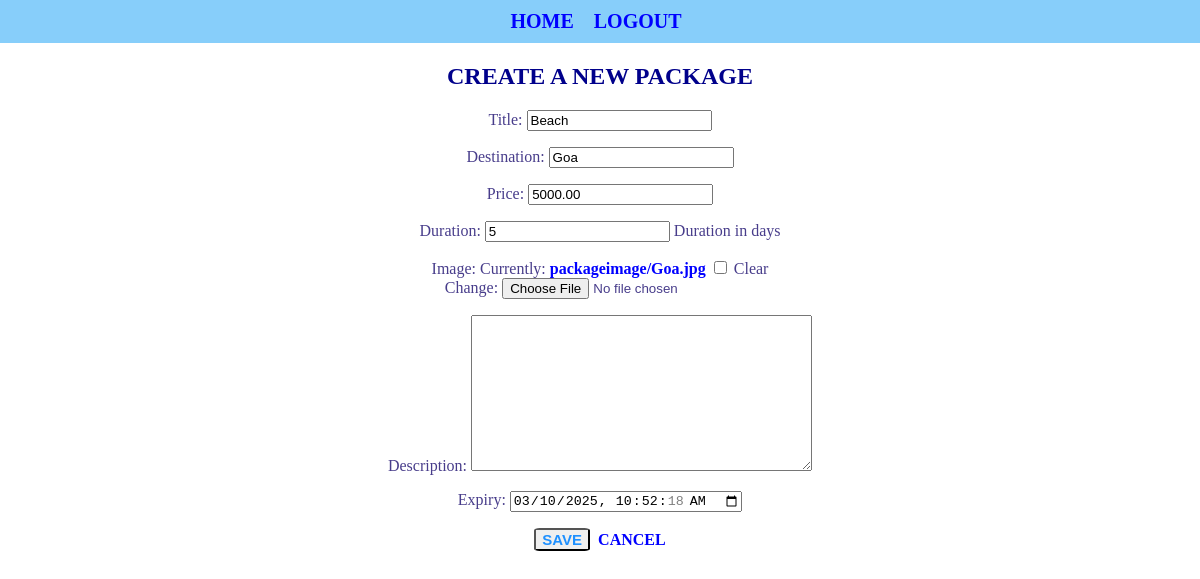
/packages/edit/7 (signed in), run on the app's committed database.
### user/models.py (models this page shows, shortened)
class Packages(models.Model):
    title=models.CharField(max_length=100)
    destination=models.CharField(max_length=100)
    description=models.TextField(blank=True)
    price=models.DecimalField(max_digits=10,decimal_places=2)
    duration=models.PositiveIntegerField(help_text="Duration in days")
    image=models.ImageField(upload_to='packageimage/',blank=True,null=True)
    approved=models.BooleanField(default=False)
    vendor=models.ForeignKey(Custuser,on_delete=models.CASCADE,limit_choices_to={'role':'vendor'},related_name='packages')
    description=models.TextField(blank=True)
    expiry=models.DateTimeField(default=timezone.now)
    is_booked=models.BooleanField(default=False)

### user/views.py (the view)
# urls.py: path('packages/edit/<int:package_id>',v.editpackage,name='editpackage'),
@login_required
def editpackage(request,package_id):
    package=get_object_or_404(Packages, id=package_id)
    if request.method=='POST':
        form=PackagesForm(request.POST,request.FILES,instance=package)
        if form.is_valid():
            form.save()
            return redirect('viewpackage')
    else:
        form=PackagesForm(instance=package)
    return render(request,'editpackage.html',{'form':form})

### user/forms.py
class PackagesForm(forms.ModelForm):
    expiry=forms.DateTimeField(widget=forms.DateTimeInput(attrs={'type':'datetime-local'}))
    class Meta:
        model=Packages
        fields=['title','destination','price','duration','image','description','expiry']

### user/templates/editpackage.html (shortened to what this page needs)
{% extends 'base.html' %}
{% block body_class %}no-background{% endblock %}
{% block content %}
<h2>{% if form.instance.package_id %}EDIT PACKAGE {% else %}CREATE A NEW PACKAGE{% endif %}</h2>
<form method="POST" enctype="multipart/form-data">
    {{ form.as_p }}
    <button type="submit">SAVE</button>&nbsp;
    <a href="{% url 'viewpackage' %}">CANCEL</a>
</form>
{% endblock %}

### static/css/home.css (style rules this page uses)
body { background-color:beige; text-align: center; margin: 0; padding: 0; background-image:url("../images/tourhome.png"); background-repeat: no-repeat; background-size: cover; background-position: center; height: 100vh; color: white; }

### static/css/login.css (style rules this page uses)
h2 { color: blue; }
[type="submit"] { color: dodgerblue; font-weight: bold; cursor: pointer; border-radius: 10%; font-size: 15px; }

### static/css/register.css (style rules this page uses)
h2 { color: darkblue; text-align: center; }

### static/css/style.css (style rules this page uses)
body.no-background { background: none; color: darkslateblue; }
a { font-weight: bold; color: blue; text-decoration: none; }

### data on the page
Packages: title "Beach", destination "Goa", price "5000.00", duration "5", expiry "03/10/2025 10:52:18"
